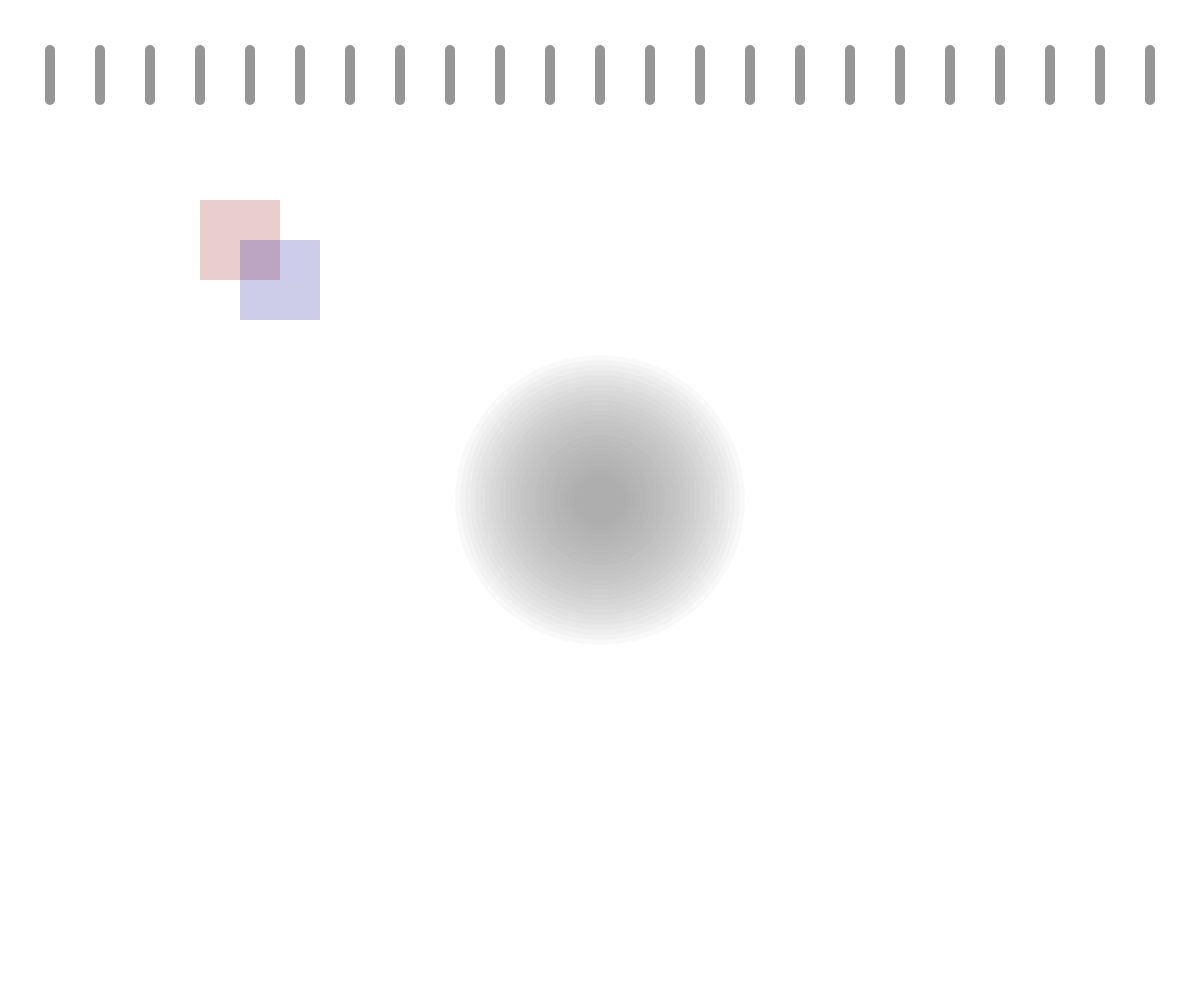
Frame 1 (no input)
Frame 60 (no input): identical to frame 1, image omitted
Frame 120 (the mouse pressed at the canvas centre since frame 60): identical to frame 1, image omitted

The p5.js sketch that drew this single still picture (run headless with seeded random() and noise() and a simulated clock; from frame 60 on, the mouse is pressed at the canvas centre):

// p5.js sketch
// ── sketch.js
// introducing loops

function setup() {

	createCanvas(windowWidth, windowHeight);
	stroke(150);
	strokeWeight(10);

	// var x = 50;
	// while (x < width) {
	// 	line(x, 50, x, 100);
	// 	x += 50;
	// }

	// equivalent for loop
	for (var x = 50; x < width; x += 50) {
		line(x, 50, x, 100);
	}

	var r = 50;

	fill(150, 15);
	noStroke();
	while (r < 300) {
		ellipse(width/2, height/2, r, r);
		r += 10;
	}

	fill(150, 0, 0, 50);
	rect(200, 200, 80, 80);
	fill(0, 0, 150, 50);
	rect(240, 240, 80, 80);
}

function draw() {

}
